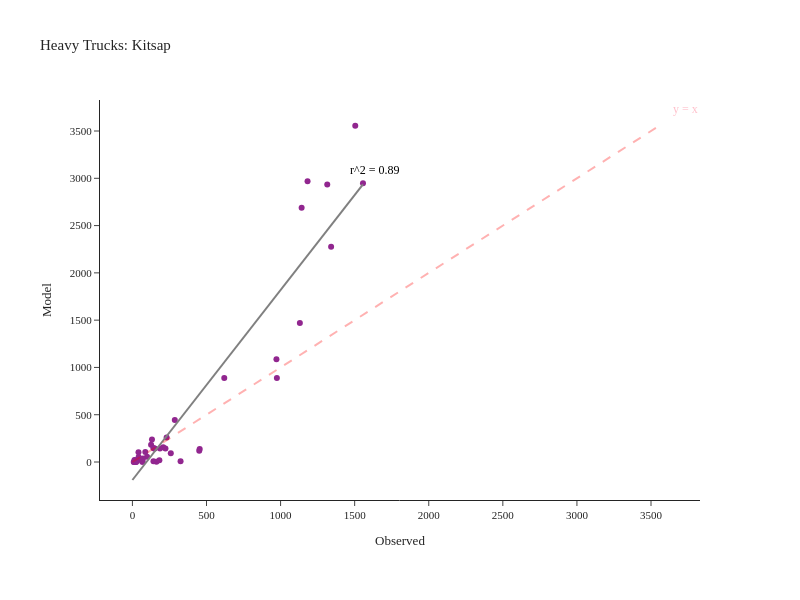

Source (notebook cell):
### Code cell
fig = create_truck_chart(df_daily_heavy, 'Heavy', 'Kitsap')
fig.show()

### Figure 1 — Plotly figure (JSON) as saved in the notebook; plotly's stock layout.template omitted (floating-point values rounded to 4 significant figures)
{"data": [{"customdata": [["SR-16  N/O SR-302 NB/SB", "Kitsap"], ["SR-16 N/O SR-160 NB/SB", "Kitsap"], ["SR-16 N/O Tremont NB/SB", "Kitsap"], ["SR-16 S/O SR-3 NB", "Kitsap"], ["SR-104 @ Hood Canal Bridge WB/EB", "Kitsap"], ["SR-104 E/O Hood Canal Bridge WB/EB", "Kitsap"], ["SR-104 N/O Pt Gamble Rd WB/EB", "Kitsap"], ["SR-104 E/O SR-307 WB/EB", "Kitsap"], ["SR-104 E/O Hansville WB/EB", "Kitsap"], ["SR-160 @ SR-16 WB/EB", "Kitsap"], ["SR-160 E/O Long Lake Rd WB/EB", "Kitsap"], ["SR-160 W/O Banner WB/EB", "Kitsap"], ["SR-160 E/O Peterson WB/EB", "Kitsap"], ["SR-160 S/O Southworth Dr WB/EB", "Kitsap"], ["SR-166 E/O SR-16 WB/EB", "Kitsap"], ["SR-3 E/O Sunset Way NB/SB", "Kitsap"], ["SR-3 N/O SR-305 NB/SB", "Kitsap"], ["SR-3 S/O Newberry Hill Rd NB/SB", "Kitsap"], ["SR-3 @ SR-304 NB/SB", "Kitsap"], ["SR-3 NE of SR-16 NB/SB", "Kitsap"], ["SR-3 W/O Lake Flora Rd NB/SB", "Kitsap"], ["SR-303 E/O SR-3 NB/SB", "Kitsap"], ["SR-303 N/O 11th St NB/SB", "Kitsap"], ["SR-303 N/O SR-304 NB/SB", "Kitsap"], ["SR-304 E/O SR-3 WB/EB", "Kitsap"], ["SR-304 W/O Naval WB/EB", "Kitsap"], ["SR-305 W/O SR-307 WB/EB", "Kitsap"], ["SR-305 W/O Suquamish Way WB/EB", "Kitsap"], ["SR-305 N/O Day Rd WB/EB", "Kitsap"], ["SR-305 N/O High School Rd WB/EB", "Kitsap"], ["SR-305 S/O Winslow Way WB/EB", "Kitsap"], ["SR-305 @ Ferry Ramp WB/EB", "Kitsap"], ["SR-307 W/O SR-104 NB/SB", "Kitsap"], ["SR-307 N/O Gunderson NB/SB", "Kitsap"], ["SR-307 S/O Gunderson NB/SB", "Kitsap"], ["SR-307 N/O SR-305 NB/SB", "Kitsap"], ["SR-308 @ SR-3 WB/EB", "Kitsap"], ["SR-308 E/O SR-3 WB/EB", "Kitsap"], ["SR-308 E/O Silverdale Way WB/EB", "Kitsap"], ["SR-308 W/O Brownsville Hwy WB/EB", "Kitsap"], ["SR-310 @ SR-3 WB/EB", "Kitsap"], ["SR-310 W/O Callow WB/EB", "Kitsap"]], "hovertemplate": "Observed=%{x}<br>Model=%{y}<br>location=%{customdata[0]}<br>County=%{customdata[1]}<extra></extra>", "legendgroup": "", "line": {"color": "Grey", "width": 2}, "marker": {"color": "#91268F", "symbol": "circle"}, "mode": "markers", "name": "", "orientation": "v", "showlegend": false, "type": "scatter", "x": [1504, 1182, 1315, 1130, 620, 69, 66, 151, 87, 126, 33, 28, 19, 14, 162, 975, 972, 1341, 1142, 1556, 325, 182, 208, 99, 231, 141, 286, 454, 451, 259, 11, 9, 223, 186, 146, 132, 42, 41, 71, 24, 142, 24], "xaxis": "x", "y": [3555, 2970, 2935, 1469, 889, 2, 2, 143, 107, 183, 17, 17, 19, 20, 2, 887, 1086, 2275, 2688, 2947, 8, 19, 155, 56, 258, 147, 444, 138, 118, 92, 0, 0, 142, 142, 143, 239, 52, 103, 36, 0, 8, 0], "yaxis": "y"}, {"hovertemplate": "Observed=%{x}<br>Model=%{y}<extra></extra>", "legendgroup": "", "line": {"color": "Grey", "dash": "solid", "width": 2}, "marker": {"symbol": "circle"}, "mode": "lines", "name": "", "orientation": "v", "showlegend": false, "type": "scatter", "x": [0.0, 15.72, 31.43, 47.15, 62.87, 78.59, 94.3, 110.0, 125.7, 141.5, 157.2, 172.9, 188.6, 204.3, 220.0, 235.8, 251.5, 267.2, 282.9, 298.6, 314.3, 330.1, 345.8, 361.5, 377.2, 392.9, 408.6, 424.4, 440.1, 455.8, 471.5, 487.2, 502.9, 518.7, 534.4, 550.1, 565.8, 581.5, 597.3, 613.0, 628.7, 644.4, 660.1, 675.8, 691.6, 707.3, 723.0, 738.7, 754.4, 770.1, 785.9, 801.6, 817.3, 833.0, 848.7, 864.4, 880.2, 895.9, 911.6, 927.3, 943.0, 958.7, 974.5, 990.2, 1006.0, 1022.0, 1037.0, 1053.0, 1069.0, 1084.0, 1100.0, 1116.0, 1132.0, 1147.0, 1163.0, 1179.0, 1195.0, 1210.0, 1226.0, 1242.0, 1257.0, 1273.0, 1289.0, 1305.0, 1320.0, 1336.0, 1352.0, 1367.0, 1383.0, 1399.0, 1415.0, 1430.0, 1446.0, 1462.0, 1477.0, 1493.0, 1509.0, 1525.0, 1540.0, 1556.0], "xaxis": "x", "y": [-190.3, -158.8, -127.2, -95.6, -64.02, -32.44, -0.8589, 30.72, 62.3, 93.88, 125.5, 157.0, 188.6, 220.2, 251.8, 283.4, 314.9, 346.5, 378.1, 409.7, 441.2, 472.8, 504.4, 536.0, 567.6, 599.1, 630.7, 662.3, 693.9, 725.5, 757.0, 788.6, 820.2, 851.8, 883.4, 914.9, 946.5, 978.1, 1010.0, 1041.0, 1073.0, 1104.0, 1136.0, 1168.0, 1199.0, 1231.0, 1262.0, 1294.0, 1325.0, 1357.0, 1389.0, 1420.0, 1452.0, 1483.0, 1515.0, 1547.0, 1578.0, 1610.0, 1641.0, 1673.0, 1704.0, 1736.0, 1768.0, 1799.0, 1831.0, 1862.0, 1894.0, 1925.0, 1957.0, 1989.0, 2020.0, 2052.0, 2083.0, 2115.0, 2147.0, 2178.0, 2210.0, 2241.0, 2273.0, 2304.0, 2336.0, 2368.0, 2399.0, 2431.0, 2462.0, 2494.0, 2525.0, 2557.0, 2589.0, 2620.0, 2652.0, 2683.0, 2715.0, 2747.0, 2778.0, 2810.0, 2841.0, 2873.0, 2904.0, 2936.0], "yaxis": "y"}], "layout": {"annotations": [{"align": "right", "font": {"color": "pink", "size": 12}, "showarrow": false, "text": "y = x", "x": 3733.0, "y": 3733.0}, {"align": "right", "font": {"color": "black", "size": 12}, "showarrow": false, "text": "r^2 = 0.89", "x": 1634.0, "y": 3083.0}], "height": 600, "legend": {"tracegroupgap": 0}, "margin": {"b": 100, "l": 100, "r": 100, "t": 100}, "shapes": [{"line": {"color": "Red", "dash": "dash", "width": 2}, "type": "line", "x0": 0, "x1": 3555, "y0": 0, "y1": 3555}], "title": {"text": "Heavy Trucks: Kitsap"}, "width": 800, "xaxis": {"anchor": "y", "domain": [0.0, 1.0], "title": {"text": "Observed"}}, "yaxis": {"anchor": "x", "domain": [0.0, 1.0], "title": {"text": "Model"}}}}
